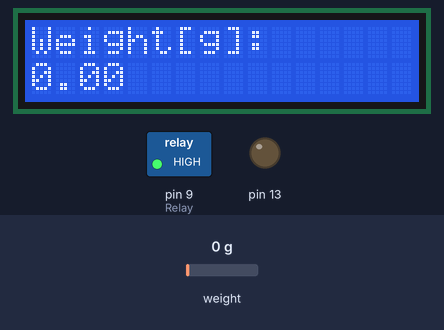
A sketch run on a simulated Arduino Uno, built with avr-gcc and run on an emulated ATmega328P. Parts: 16×2 character LCD, switched loads named in the sketch (green lamp = pin HIGH), output pins drawn as LEDs (lit = HIGH). The test bench sets the inputs (shaded band); at power-on: weight on the scale 0 g.

Above: at 3.6 s.
3.7 s: weight on the scale set to 100 g
At 4.0 s:
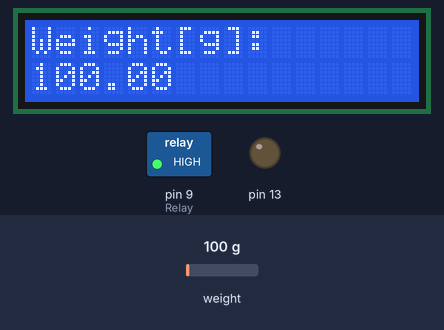
5.2 s: weight on the scale set to 1250 g
At 5.8 s:
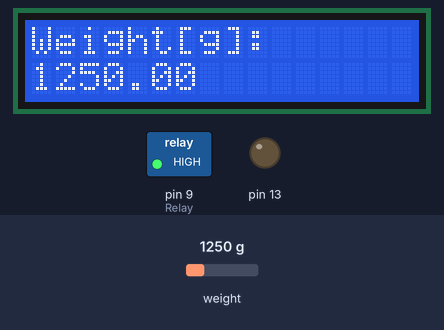
At 35.26 s:
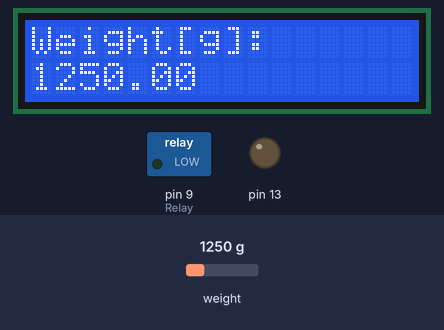
Timing chart, 0 to 36.7 s (numbered marks = the images above; inputs shaded):
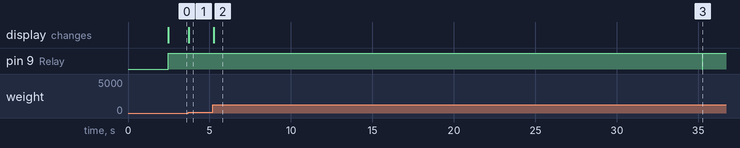

Measured:
- after the input at 3.7 s, the display: changes at once (image 1)
- after the input at 5.2 s, pin 9 (Relay): HIGH → LOW after 30.1 s, → HIGH 0.02 s later; the display: changes after 0.05 s (image 2)

The sketch:

loadcell_relay.ino
```cpp
#include <HX711_ADC.h> // https://github.com/olkal/HX711_ADC
#include <Wire.h>
#include <LiquidCrystal_I2C.h> // LiquidCrystal_I2C library

HX711_ADC LoadCell(4, 5); // parameters: dt pin, sck pin<span data-mce-type="bookmark" style="display: inline-block; width: 0px; overflow: hidden; line-height: 0;" class="mce_SELRES_start"></span>
LiquidCrystal_I2C lcd(0x27, 16, 2); // 0x27 is the i2c address of the LCM1602 IIC v1 module (might differ)

int Relay = 9;
int val;

void setup()
{
  LoadCell.begin(); // start connection to HX711
  LoadCell.start(2000); // load cells gets 2000ms of time to stabilize
  LoadCell.setCalFactor(968.303); // calibration factor for load cell => strongly dependent on your individual setup
  lcd.init();//begin(); // begins connection to the LCD module
  lcd.backlight(); // turns on the backlight
  pinMode(13, OUTPUT);
  pinMode(Relay, OUTPUT);   // it was missing in your sketch
}
void loop()
{
  LoadCell.update(); // retrieves data from the load cell
  float i = LoadCell.getData(); // get output value ;
  int wt = (int)i;
  lcd.setCursor(0, 0); // set cursor to first row
  lcd.print("Weight[g]:"); // print out to LCD
  lcd.setCursor(0, 1); // set cursor to secon row
  lcd.print(i); // print out the retrieved value to the second row
  //---------------------------------------
  if (wt < 100)
  {
    digitalWrite(Relay, HIGH);
  }

  if (wt > 100 && wt < 500)
  {
    digitalWrite(Relay, HIGH);
    delay(15000);
    digitalWrite(Relay, LOW);
  }

  if (wt > 500)
  {
    digitalWrite(Relay, HIGH);
    delay(30000);
    digitalWrite(Relay, LOW);
  }
}
```
